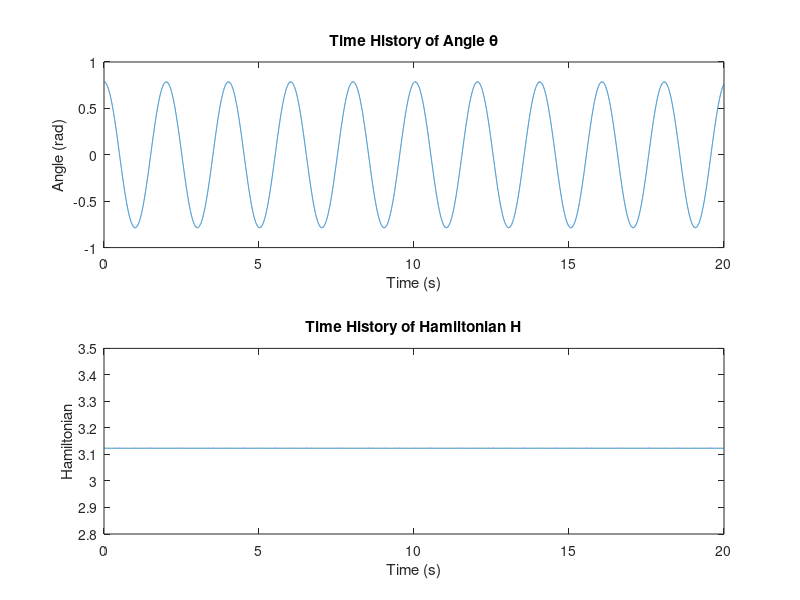

Source code (MATLAB):
% BEAD_ON_HOOP_SIMULATION simulates the dynamics of a bead on a rotating
% hoop.
%
% This script demonstrates the dynamics of a bead constrained to move on a
% rotating hoop, subject to gravity. It defines the system parameters,
% solves the bead-on-hoop dynamics, and plots the results for the angle of
% the bead and the Hamiltonian over time.
%
% The script consists of the following main functions:
%   - init_params: Initializes the system parameters.
%   - solve_dynamics: Solves the bead-on-hoop dynamics using the ode45
%   solver.
%   - bead_on_hoop_dynamics: Calculates the bead-on-hoop dynamics based on
%   the system parameters.
%   - plot_and_save_results: Plots and saves the simulation results.
%
% Usage:
%   bead_on_hoop_simulation()
%
% See also: ode45
%
% Author: Alexander Little
% Affiliation: Toronto Metropolitan University
% Date: 2023-03-26
% Version: 1.0

function bead_on_hoop_simulation()
    params = init_params();
    [t, y] = solve_dynamics(params);
    plot_and_save_results(t, y, params);
end

% Initialize system parameters
function params = init_params()
    params = struct('bead_mass', 1, 'hoop_radius', 1, ...
        'hoop_angular_velocity', 1, 'gravitational_acceleration', -9.81);
end

% Solve the bead on hoop dynamics
function [t, y] = solve_dynamics(params)
    y0 = [pi / 4; 0];
    tspan = [0 20];
    options = odeset('RelTol', 1e-12, 'AbsTol', 1e-15);
    [t, y] = ode45(@(t, y) bead_on_hoop_dynamics(t, y, params), tspan, ...
        y0, options);
end

% Calculate the bead on hoop dynamics
function dydt = bead_on_hoop_dynamics(~, y, params)
    dtheta_dt = y(2) / (params.bead_mass * params.hoop_radius ^ 2);
    dp_dt = params.bead_mass * params.gravitational_acceleration * ...
        params.hoop_radius * sin(y(1)) - params.bead_mass * ...
        params.hoop_radius^2 * params.hoop_angular_velocity^2 * ...
        cos(y(1)) * sin(y(1));

    dydt = [dtheta_dt; dp_dt];
end

% Plot and save the simulation results
function plot_and_save_results(t, y, params)
    figure;
    subplot(2, 1, 1);
    plot(t, y(:, 1));
    xlabel('Time (s)');
    ylabel('Angle (rad)');
    title('Time History of Angle \theta');

    subplot(2, 1, 2);
    H = y(:, 2) .^ 2 ./ (2 * params.bead_mass * params.hoop_radius ^ 2) ...
        + (1/2) * params.bead_mass * params.hoop_radius ^ 2 * ...
        params.hoop_angular_velocity ^ 2 * (sin(y(:, 1))) .^ 2 - ...
        params.bead_mass * params.gravitational_acceleration * ...
        params.hoop_radius * (1 - cos(y(:, 1)));
    plot(t, H);
    xlabel('Time (s)');
    ylabel('Hamiltonian');
    title('Time History of Hamiltonian H');

    saveas(gcf, 'bead_on_hoop_simulation_results', 'png');
end
